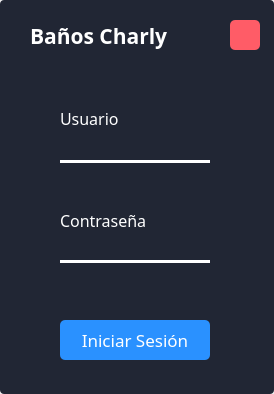
<?xml version="1.0" encoding="UTF-8"?>
<ui version="4.0">
 <class>Dialog</class>
 <widget class="QDialog" name="Dialog">
  <property name="geometry">
   <rect>
    <x>0</x>
    <y>0</y>
    <width>274</width>
    <height>394</height>
   </rect>
  </property>
  <property name="windowTitle">
   <string>Dialog</string>
  </property>
  <property name="styleSheet">
   <string notr="true">* {
border: none;
}


#App {
background: #212634;
border-radius: 4px;
}


#line, #line_2 {
background: #fff;
}

QLabel {
color: #fff;
}

#btn_accept {
background: #2A91FF;
color: #fff;
border-radius: 5px;
}

#btn_closed {
 background: #FF5C67;
	image: url(:/icons/assets/icons/closed.png);
border-radius: 5px;
}

QLineEdit {
background: transparent;
color: #fff;
}




QDialog QDialog QPushButton, QDialog QDialog QPushButton:hover, QDialog QDialog QPushButton:focus {
    background: #2A91FF;
    border-radius: 5px;
	color: #fff;
	font-size: 18px;
	width: 80px;
}

QDialog QDialog {
	background-color: #212634;
}

QDialog QDialog QLabel {
	font: 17px;
	color: #eaeaea;
}
</string>
  </property>
  <layout class="QVBoxLayout" name="verticalLayout">
   <property name="spacing">
    <number>0</number>
   </property>
   <property name="leftMargin">
    <number>0</number>
   </property>
   <property name="topMargin">
    <number>0</number>
   </property>
   <property name="rightMargin">
    <number>0</number>
   </property>
   <property name="bottomMargin">
    <number>0</number>
   </property>
   <item>
    <widget class="QFrame" name="App">
     <property name="frameShape">
      <enum>QFrame::StyledPanel</enum>
     </property>
     <property name="frameShadow">
      <enum>QFrame::Raised</enum>
     </property>
     <widget class="QLabel" name="title">
      <property name="geometry">
       <rect>
        <x>30</x>
        <y>20</y>
        <width>191</width>
        <height>31</height>
       </rect>
      </property>
      <property name="font">
       <font>
        <family>Rockwell</family>
        <pointsize>16</pointsize>
        <weight>75</weight>
        <bold>true</bold>
       </font>
      </property>
      <property name="text">
       <string>Baños Charly</string>
      </property>
     </widget>
     <widget class="QLineEdit" name="User">
      <property name="geometry">
       <rect>
        <x>60</x>
        <y>130</y>
        <width>150</width>
        <height>30</height>
       </rect>
      </property>
      <property name="font">
       <font>
        <family>Bell MT</family>
        <pointsize>12</pointsize>
       </font>
      </property>
     </widget>
     <widget class="QLabel" name="label">
      <property name="geometry">
       <rect>
        <x>60</x>
        <y>110</y>
        <width>151</width>
        <height>16</height>
       </rect>
      </property>
      <property name="font">
       <font>
        <family>Bell MT</family>
        <pointsize>12</pointsize>
       </font>
      </property>
      <property name="text">
       <string>Usuario</string>
      </property>
     </widget>
     <widget class="QLineEdit" name="Password">
      <property name="geometry">
       <rect>
        <x>60</x>
        <y>230</y>
        <width>150</width>
        <height>30</height>
       </rect>
      </property>
      <property name="font">
       <font>
        <family>Bell MT</family>
        <pointsize>12</pointsize>
       </font>
      </property>
      <property name="inputMethodHints">
       <set>Qt::ImhHiddenText</set>
      </property>
     </widget>
     <widget class="QLabel" name="label_2">
      <property name="geometry">
       <rect>
        <x>60</x>
        <y>210</y>
        <width>151</width>
        <height>20</height>
       </rect>
      </property>
      <property name="font">
       <font>
        <family>Bell MT</family>
        <pointsize>12</pointsize>
       </font>
      </property>
      <property name="text">
       <string>Contraseña</string>
      </property>
     </widget>
     <widget class="QPushButton" name="btn_accept">
      <property name="geometry">
       <rect>
        <x>60</x>
        <y>320</y>
        <width>150</width>
        <height>40</height>
       </rect>
      </property>
      <property name="font">
       <font>
        <family>Bell MT</family>
        <pointsize>13</pointsize>
       </font>
      </property>
      <property name="cursor">
       <cursorShape>PointingHandCursor</cursorShape>
      </property>
      <property name="text">
       <string>Iniciar Sesión</string>
      </property>
     </widget>
     <widget class="Line" name="line">
      <property name="geometry">
       <rect>
        <x>60</x>
        <y>160</y>
        <width>150</width>
        <height>3</height>
       </rect>
      </property>
      <property name="orientation">
       <enum>Qt::Horizontal</enum>
      </property>
     </widget>
     <widget class="QPushButton" name="btn_closed">
      <property name="geometry">
       <rect>
        <x>230</x>
        <y>20</y>
        <width>30</width>
        <height>30</height>
       </rect>
      </property>
      <property name="cursor">
       <cursorShape>PointingHandCursor</cursorShape>
      </property>
      <property name="text">
       <string/>
      </property>
     </widget>
     <widget class="Line" name="line_2">
      <property name="geometry">
       <rect>
        <x>60</x>
        <y>260</y>
        <width>150</width>
        <height>3</height>
       </rect>
      </property>
      <property name="orientation">
       <enum>Qt::Horizontal</enum>
      </property>
     </widget>
    </widget>
   </item>
  </layout>
 </widget>
 <resources>
  <include location="../resources.qrc"/>
 </resources>
 <connections/>
</ui>
